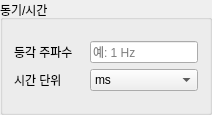
                   <widget class="QGroupBox" name="gb_settings_time">
                    <property name="sizePolicy">
                     <sizepolicy hsizetype="Expanding" vsizetype="Preferred">
                      <horstretch>4</horstretch>
                      <verstretch>10</verstretch>
                     </sizepolicy>
                    </property>
                    <property name="minimumSize">
                     <size>
                      <width>100</width>
                      <height>100</height>
                     </size>
                    </property>
                    <property name="title">
                     <string>동기/시간</string>
                    </property>
                    <layout class="QGridLayout" name="grid_settings_time">
                     <item row="1" column="1">
                      <widget class="QLineEdit" name="le_settings_timestamp">
                       <property name="sizePolicy">
                        <sizepolicy hsizetype="Expanding" vsizetype="Preferred">
                         <horstretch>0</horstretch>
                         <verstretch>0</verstretch>
                        </sizepolicy>
                       </property>
                       <property name="minimumSize">
                        <size>
                         <width>50</width>
                         <height>10</height>
                        </size>
                       </property>
                       <property name="placeholderText">
                        <string>예: 1 Hz</string>
                       </property>
                      </widget>
                     </item>
                     <item row="2" column="1">
                      <widget class="QComboBox" name="cb_settings_timeunit">
                       <property name="sizePolicy">
                        <sizepolicy hsizetype="Expanding" vsizetype="Preferred">
                         <horstretch>0</horstretch>
                         <verstretch>0</verstretch>
                        </sizepolicy>
                       </property>
                       <property name="minimumSize">
                        <size>
                         <width>50</width>
                         <height>10</height>
                        </size>
                       </property>
                       <item>
                        <property name="text">
                         <string>ms</string>
                        </property>
                       </item>
                       <item>
                        <property name="text">
                         <string>us</string>
                        </property>
                       </item>
                       <item>
                        <property name="text">
                         <string>s</string>
                        </property>
                       </item>
                      </widget>
                     </item>
                     <item row="2" column="0">
                      <widget class="QLabel" name="label_settings_timeunit">
                       <property name="sizePolicy">
                        <sizepolicy hsizetype="Maximum" vsizetype="Preferred">
                         <horstretch>0</horstretch>
                         <verstretch>0</verstretch>
                        </sizepolicy>
                       </property>
                       <property name="minimumSize">
                        <size>
                         <width>70</width>
                         <height>10</height>
                        </size>
                       </property>
                       <property name="maximumSize">
                        <size>
                         <width>70</width>
                         <height>16777215</height>
                        </size>
                       </property>
                       <property name="text">
                        <string>시간 단위</string>
                       </property>
                      </widget>
                     </item>
                     <item row="1" column="0">
                      <widget class="QLabel" name="label_settings_timestamp">
                       <property name="sizePolicy">
                        <sizepolicy hsizetype="Maximum" vsizetype="Preferred">
                         <horstretch>0</horstretch>
                         <verstretch>0</verstretch>
                        </sizepolicy>
                       </property>
                       <property name="minimumSize">
                        <size>
                         <width>70</width>
                         <height>10</height>
                        </size>
                       </property>
                       <property name="maximumSize">
                        <size>
                         <width>70</width>
                         <height>16777215</height>
                        </size>
                       </property>
                       <property name="text">
                        <string>등각 주파수</string>
                       </property>
                      </widget>
                     </item>
                     <item row="0" column="1">
                      <spacer name="verticalSpacer_3">
                       <property name="orientation">
                        <enum>Qt::Vertical</enum>
                       </property>
                       <property name="sizeType">
                        <enum>QSizePolicy::Preferred</enum>
                       </property>
                       <property name="sizeHint" stdset="0">
                        <size>
                         <width>20</width>
                         <height>10</height>
                        </size>
                       </property>
                      </spacer>
                     </item>
                     <item row="3" column="1">
                      <spacer name="verticalSpacer_4">
                       <property name="orientation">
                        <enum>Qt::Vertical</enum>
                       </property>
                       <property name="sizeType">
                        <enum>QSizePolicy::Preferred</enum>
                       </property>
                       <property name="sizeHint" stdset="0">
                        <size>
                         <width>20</width>
                         <height>10</height>
                        </size>
                       </property>
                      </spacer>
                     </item>
                    </layout>
                   </widget>
